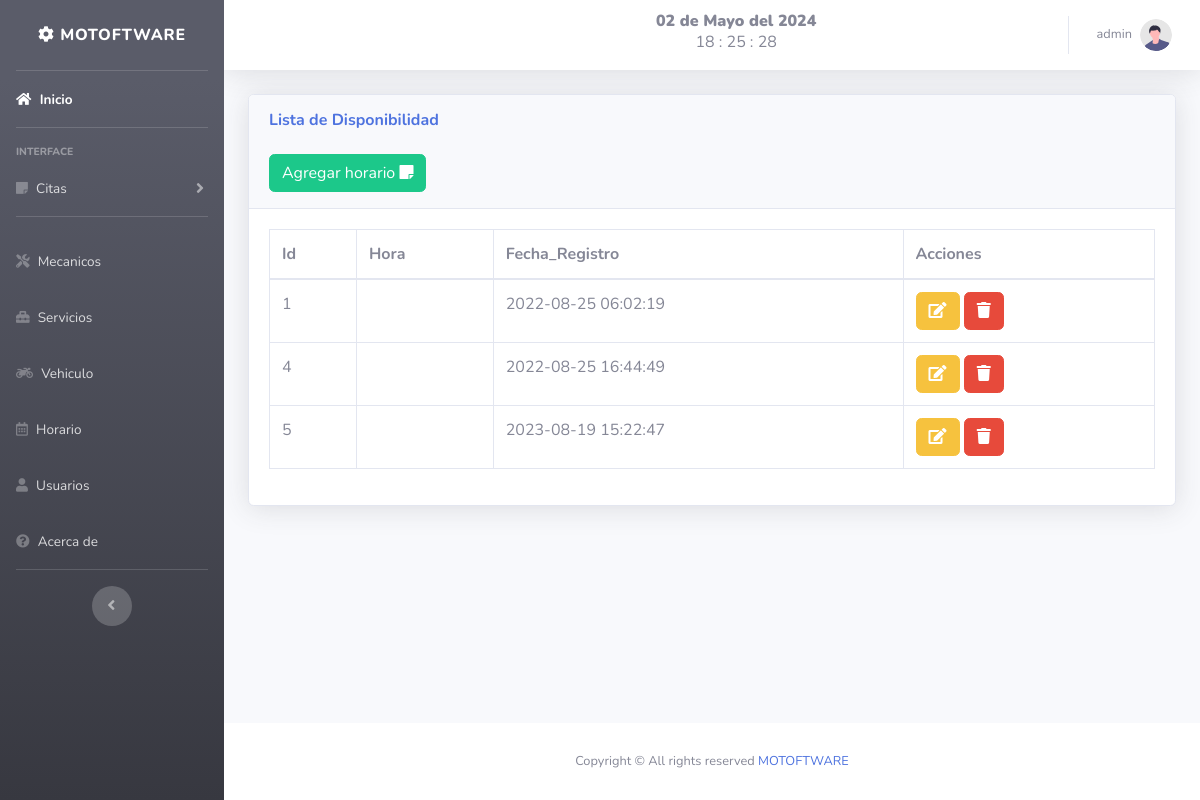
The page /views/horarios.php (signed in) on the database as committed earlier.
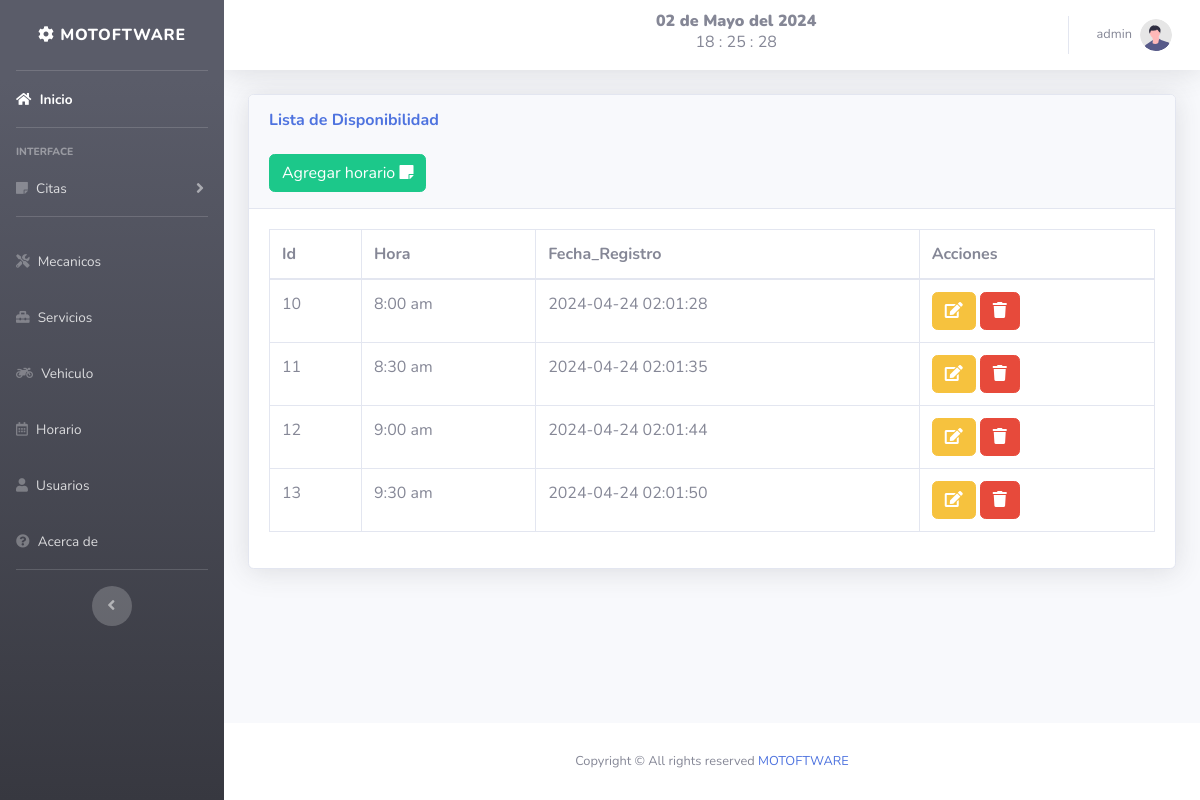
The same page on the database as committed later.
### tables this page shows
CREATE TABLE `horario` (
  `id` int(11) NOT NULL,
  `hora` varchar(50) NOT NULL,
  `fecha` timestamp NOT NULL DEFAULT current_timestamp()
);

### includes/fecha.php (called while the page is built, shortened)
<?php
	function fecha(){
		$mes = array("","Enero",
					  "Febrero",
					  "Marzo",
					  "Abril",
					  "Mayo",
					  "Junio",
					  "Julio",
					  "Agosto",
					  "Septiembre",
					  "Octubre",
					  "Noviembre",
					  "Diciembre");
		return date('d')." de ". $mes[date('n')] . " del " . date('Y');
	}
 ?>

### views/horarios.php (the view, shortened to what this page needs)
<!DOCTYPE html>
<html lang="en">
<head>
</head>
<?php include "../includes/header.php"; ?>
<body id="page-top">
    <div class="container-fluid">
        <div class="card shadow mb-4">
            <div class="card-header py-3">
                <h6 class="m-0 font-weight-bold text-primary">Lista de Disponibilidad</h6>
                <br>
                <button type="button" class="btn btn-success" data-toggle="modal" data-target="#horario">
                    <span class="glyphicon glyphicon-plus"></span> Agregar horario <i class="fa fa-sticky-note" aria-hidden="true"></i> </a></button>
            </div>
            <div class="card-body">
                <div class="table-responsive">
                    <table class="table table-bordered" id="dataTable" width="100%" cellspacing="0">
                        <thead>
                            <tr>
                                <th>Id</th>
                                <th>Hora</th>
                                <th>Fecha_Registro</th>
                                <th>Acciones</th>
                            </tr>
                        </thead>
                        <?php
                        include "../includes/db.php";
                        $result = mysqli_query($conexion, "SELECT * FROM horario ");
                        while ($fila = mysqli_fetch_assoc($result)) :
                        ?>
                            <tr>
                                <td><?php echo $fila['id']; ?></td>
                                <td><?php echo $fila['hora']; ?></td>
                                <td><?php echo $fila['fecha']; ?></td>
                                <td>
                                    <a class="btn btn-warning" href="../includes/editar_horario.php?id=<?php echo $fila['id'] ?> ">
                                        <i class="fa fa-edit "></i> </a>
                                    <a href="../includes/eliminar_horario.php?id=<?php echo $fila['id'] ?> " class="btn btn-danger btn-del">
                                        <i class="fa fa-trash "></i></a></button>
                                </td>
                            </tr>
                        <?php endwhile; ?>
                    </table>
                </div>
            </div>
        </div>
    </div>
    <?php include "../includes/footer.php"; ?>
</body>
</html>

### includes/header.php (shortened to what this page needs)
<?php
$actualsesion = $_SESSION['rol'];
?>
<!DOCTYPE html>
<html lang="en">
<head>
    <link href="../vendor/fontawesome-free/css/all.min.css" rel="stylesheet" type="text/css">
    <link href="../css/sb-admin-2.min.css" rel="stylesheet">
    <link href="../vendor/datatables/dataTables.bootstrap4.min.css" rel="stylesheet">
    <link href="../vendor/datatables/dataTables.bootstrap4.min.css" rel="stylesheet">
</head>
<body id="page-top">
    <div id="wrapper">
        <ul class="navbar-nav bg-gradient-dark sidebar sidebar-dark accordion" id="accordionSidebar">
            <a class="sidebar-brand d-flex align-items-center justify-content-center" href="index.php">
                <div class="sidebar-brand-text mx-1"><i class="fas fa-cog"></i> MOTOFTWARE</div>
            </a>
            <hr class="sidebar-divider my-0">
            <li class="nav-item active">
                <a class="nav-link" href="../views/index.php">
                    <i class="fa fa-home" aria-hidden="true"></i>
                    <span>Inicio</span></a>
            </li>
            <hr class="sidebar-divider">
            <div class="sidebar-heading">
                Interface
            </div>
            <li class="nav-item">
                <a class="nav-link collapsed" href="#" data-toggle="collapse" data-target="#collapseTwo" aria-expanded="true" aria-controls="collapseTwo">
                    <i class="fa fa-sticky-note" aria-hidden="true"></i>
                    <span>Citas</span>
                </a>
            </li>
            <hr class="sidebar-divider">
            <?php
                if( $actualsesion == 1){
            ?>
            <li class="nav-item">
                <a class="nav-link" href="../views/mecanicos.php">
                    <i class="fas fa-tools" aria-hidden="true"></i>
                    <span>Mecanicos</span></a>
            </li>
            <li class="nav-item">
                <a class="nav-link" href="../views/servicios.php">
                    <i class="fa fa-toolbox" aria-hidden="true"></i>
                    <span>Servicios</span></a>
            </li>
            <?php
                };
            ?>
            <li class="nav-item">
                <a class="nav-link" href="../views/moto.php">
                    <i class="fas fa-motorcycle" aria-hidden="true"></i>
                    <span>Vehiculo</span></a>
            </li>
            <?php
                if( $actualsesion == 1){
            ?>
            <li class="nav-item">
                <a class="nav-link" href="../views/horarios.php">
                <i class="far fa-calendar-alt"></i>
                    <span>Horario</span></a>
            </li>
            <li class="nav-item">
                <a class="nav-link" href="../views/usuarios.php">
                    <i class="fa fa-user" aria-hidden="true"></i>
                    <span>Usuarios</span></a>
            </li>
            <?php
                };
            ?>
            <li class="nav-item">
                <a class="nav-link" href="../views/acerca.php">
                    <i class="fa fa-question-circle" aria-hidden="true"></i>
                    <span>Acerca de</span></a>
            </li>
            <hr class="sidebar-divider d-none d-md-block">
            <div class="text-center d-none d-md-inline">
                <button class="rounded-circle border-0" id="sidebarToggle"></button>
            </div>
        </ul>
        <div id="content-wrapper" class="d-flex flex-column">
            <div id="content">
                <nav class="navbar navbar-expand navbar-light bg-white topbar mb-4 static-top shadow">
                    <?php include "fecha.php"; ?>
                    <center>
                        <h8 class="ml-auto"><strong><b><?php echo fecha(); ?></h8></strong></b>
                        <div class="reloj">
                            <h6><span id="tiempo">00 : 00 : 00</span></h6>
                        </div>
                    </center>
                    <ul class="navbar-nav ml-auto">
                        <li class="nav-item dropdown no-arrow">
                            <a class="nav-link dropdown-toggle" href="#" id="userDropdown" role="button" data-toggle="dropdown" aria-haspopup="true" aria-expanded="false">
                                <span class="mr-2 d-none d-lg-inline text-gray-600 small">
                                    <?php echo $_SESSION['nombre']; ?></span>
                                <img class="img-profile rounded-circle" src="../img/undraw_profile.svg">
                            </a>
                        </li>
                    </ul>
                </nav>
</body>
</html>

### includes/footer.php (shortened to what this page needs)
<footer class="sticky-footer bg-white">
    <div class="container my-auto">
        <div class="copyright text-center my-auto">
            <span>Copyright &copy; All rights reserved <a href="#" target="_blank" style="color: #4e73df">MOTOFTWARE</span></a>
        </div>
    </div>
</footer>

Rows that differ between the two databases and show on the page:
removed horario: id "1", fecha "2022-08-25 06:02:19"
removed horario: id "4", fecha "2022-08-25 16:44:49"
removed horario: id "5", fecha "2023-08-19 15:22:47"
added horario: id "10", hora "8:00 am", fecha "2024-04-24 02:01:28"
added horario: id "11", hora "8:30 am", fecha "2024-04-24 02:01:35"
added horario: id "12", hora "9:00 am", fecha "2024-04-24 02:01:44"
added horario: id "13", hora "9:30 am", fecha "2024-04-24 02:01:50"
